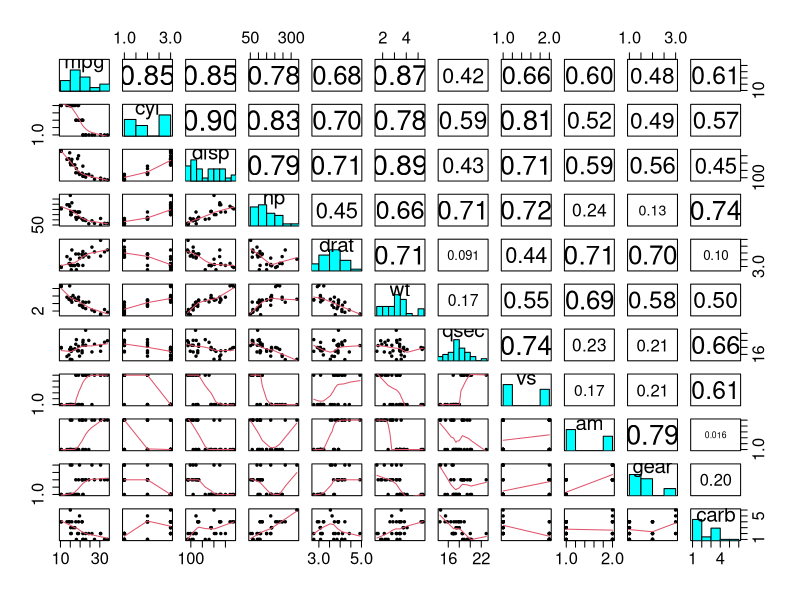
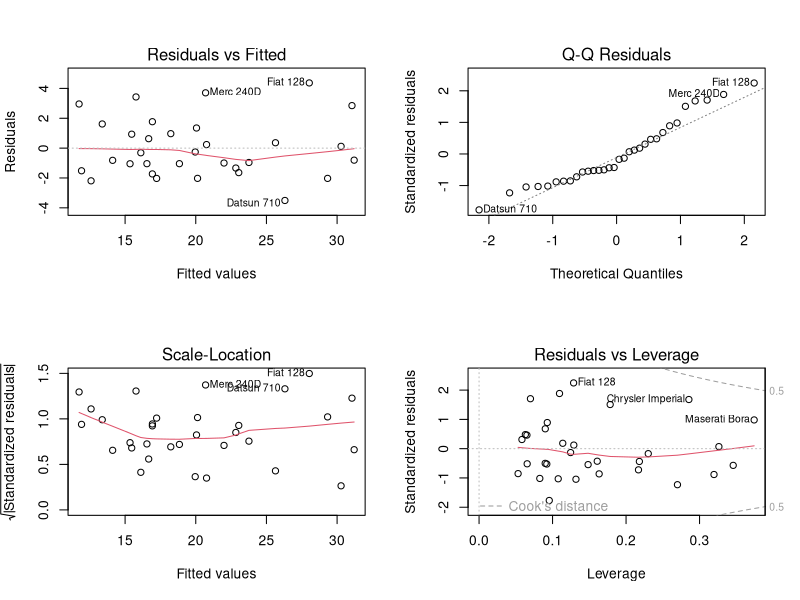

Generate these figures, in order, with R:
## ---- chunk 1
data(mtcars); str(mtcars) # check the structure of data
mtcars[, c(2, 8:11)] <- lapply(mtcars[, c(2, 8:11)], as.factor) # convert to factor
## ---- chunk 2
fit.full <- lm(mpg ~ ., data = mtcars); round(summary(fit.full)$coef[, 4][-1], 2) # p-value
## ---- chunk 3
fit.am <- lm(mpg ~ am, data = mtcars); summary(fit.am)$coef[2, ]
## ---- chunk 4
for.aic <- step(lm(mpg ~ 1, data = mtcars), direction = "forward", 
                scope = formula(fit.full), k = 2, trace = 0) # forward AIC
for.bic <- step(lm(mpg ~ 1, data=mtcars), direction = "forward", 
                scope = formula(fit.full), k = log(32), trace = 0) # forward BIC
back.aic <- step(fit.full, direction = "backward", k = 2, trace = 0) # backward AIC
back.bic <- step(fit.full, direction = "backward", k = log(32), trace = 0) # backward BIC
## ---- chunk 5
rownames(summary(for.aic)$coef)[-1]
rownames(summary(for.bic)$coef)[-1]
rownames(summary(back.aic)$coef)[-1]
rownames(summary(back.bic)$coef)[-1]
## ---- chunk 6
c(back.aicRsq= summary(back.aic)$adj.r.squared, back.bicRsq= summary(back.bic)$adj.r.squared, 
  for.aicRsq = summary(for.aic)$adj.r.squared, for.bicRsq = summary(for.bic)$adj.r.squared)
## ---- chunk 7
# back.aicRsq back.bicRsq  for.aicRsq  for.bicRsq 
#   0.8335561   0.8335561   0.8263446   0.8185189 
## ---- chunk 8
summary(back.bic)$coef[, c(1, 4)]
## ---- chunk 9
fit.int <- summary(lm(mpg ~ wt * qsec * am, data = mtcars))
fit.int.aq <- summary(lm(mpg ~ wt + qsec * am, data = mtcars))
fit.int.aw <- summary(lm(mpg ~ qsec + wt * am, data = mtcars))
fit.int.wq <- summary(lm(mpg ~ am + qsec * wt, data = mtcars))
## ---- chunk 10
rownames(fit.int$coef[fit.int$coef[, 4] < 0.05, ])
rownames(fit.int.aq$coef[fit.int.aq$coef[, 4] < 0.05, ])
rownames(fit.int.aw$coef[fit.int.aw$coef[, 4] < 0.05, ])
rownames(fit.int.wq$coef[fit.int.wq$coef[, 4] < 0.05, ])
## ---- chunk 11
c(int_Rsq = fit.int$adj.r.squared, int.aq_Rsq = fit.int.aq$adj.r.squared, 
  int.aw_Rsq = fit.int.aw$adj.r.squared, int.wq_Rsq = fit.int.wq$adj.r.squared)
## ---- chunk 12
fit <- lm(mpg ~ qsec + wt * am, data = mtcars)
t(confint(fit))
## ---- chunk 13
shapiro.test(fit$res)
round(hatvalues(fit)[hatvalues(fit) > 2*5/32], 2) # high leverage
round(dfbeta(fit)[which(hatvalues(fit) > 2*5/32), ], 2) # check influence 
## ---- chunk 14
panel.cor <- function(x, y, digits = 2, prefix = "", cex.cor, ...) {
    usr <- par("usr"); on.exit(par(usr))
    par(usr = c(0, 1, 0, 1))
    r <- abs(cor(x, y))
    txt <- format(c(r, 0.123456789), digits = digits)[1]
    txt <- paste0(prefix, txt)
    if(missing(cex.cor)) cex.cor <- 0.8/strwidth(txt)
    text(0.5, 0.5, txt, cex = sqrt(cex.cor * r * 10) + 0.5)
}
panel.hist <- function(x, ...) {
    usr <- par("usr"); on.exit(par(usr))
    par(usr = c(usr[1:2], 0, 1.5) )
    h <- hist(x, plot = FALSE)
    breaks <- h$breaks; nB <- length(breaks)
    y <- h$counts; y <- y/max(y)
    rect(breaks[-nB], 0, breaks[-1], y, col = "cyan", ...)
}
## ---- chunk 15
data(mtcars)
pairs(mtcars, lower.panel = panel.smooth, upper.panel = panel.cor,
      diag.panel = panel.hist, cex = 0.5, pch = 19, cex.axis = 1.5)
## ---- chunk 16
par(mfrow = c(2,2))
plot(fit <- lm(mpg ~ qsec + wt * am, data = mtcars))
